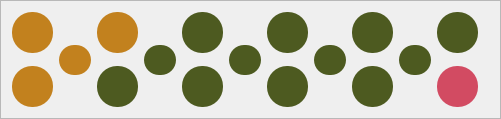
            <widget class="QFrame" name="frame_3">
             <property name="minimumSize">
              <size>
               <width>501</width>
               <height>110</height>
              </size>
             </property>
             <property name="styleSheet">
              <string notr="true"/>
             </property>
             <property name="frameShape">
              <enum>QFrame::StyledPanel</enum>
             </property>
             <property name="frameShadow">
              <enum>QFrame::Raised</enum>
             </property>
             <layout class="QGridLayout" name="gridLayout_3">
              <item row="2" column="9">
               <spacer name="verticalSpacer_39">
                <property name="orientation">
                 <enum>Qt::Vertical</enum>
                </property>
                <property name="sizeType">
                 <enum>QSizePolicy::Fixed</enum>
                </property>
                <property name="sizeHint" stdset="0">
                 <size>
                  <width>17</width>
                  <height>1</height>
                 </size>
                </property>
               </spacer>
              </item>
              <item row="2" column="7">
               <spacer name="verticalSpacer_40">
                <property name="orientation">
                 <enum>Qt::Vertical</enum>
                </property>
                <property name="sizeType">
                 <enum>QSizePolicy::Fixed</enum>
                </property>
                <property name="sizeHint" stdset="0">
                 <size>
                  <width>17</width>
                  <height>1</height>
                 </size>
                </property>
               </spacer>
              </item>
              <item row="3" column="2" rowspan="2">
               <widget class="QPushButton" name="pushButton_6">
                <property name="sizePolicy">
                 <sizepolicy hsizetype="Fixed" vsizetype="Fixed">
                  <horstretch>0</horstretch>
                  <verstretch>0</verstretch>
                 </sizepolicy>
                </property>
                <property name="minimumSize">
                 <size>
                  <width>41</width>
                  <height>41</height>
                 </size>
                </property>
                <property name="styleSheet">
                 <string notr="true">QPushButton {
background-color: #4D5A20;
border-radius: 20px;
}

QPushButton:hover {
background-color: #A22522;
border-radius: 20px;
}</string>
                </property>
                <property name="text">
                 <string/>
                </property>
               </widget>
              </item>
              <item row="3" column="11" rowspan="2">
               <widget class="QPushButton" name="pushButton_14">
                <property name="sizePolicy">
                 <sizepolicy hsizetype="Fixed" vsizetype="Fixed">
                  <horstretch>0</horstretch>
                  <verstretch>0</verstretch>
                 </sizepolicy>
                </property>
                <property name="minimumSize">
                 <size>
                  <width>41</width>
                  <height>41</height>
                 </size>
                </property>
                <property name="styleSheet">
                 <string notr="true">QPushButton {
background-color: #D24B62;
border-radius: 20px;
}

QPushButton:hover {
background-color: #C2811E;
border-radius: 20px;
}</string>
                </property>
                <property name="text">
                 <string/>
                </property>
               </widget>
              </item>
              <item row="2" column="2">
               <spacer name="verticalSpacer_7">
                <property name="orientation">
                 <enum>Qt::Vertical</enum>
                </property>
                <property name="sizeType">
                 <enum>QSizePolicy::Fixed</enum>
                </property>
                <property name="sizeHint" stdset="0">
                 <size>
                  <width>17</width>
                  <height>1</height>
                 </size>
                </property>
               </spacer>
              </item>
              <item row="3" column="0" rowspan="2">
               <widget class="QPushButton" name="pushButton_5">
                <property name="sizePolicy">
                 <sizepolicy hsizetype="Fixed" vsizetype="Fixed">
                  <horstretch>0</horstretch>
                  <verstretch>0</verstretch>
                 </sizepolicy>
                </property>
                <property name="minimumSize">
                 <size>
                  <width>41</width>
                  <height>41</height>
                 </size>
                </property>
                <property name="styleSheet">
                 <string notr="true">QPushButton {
background-color: #C2811E;
border-radius: 20px;
}

QPushButton:hover {
background-color: #D24B62;
border-radius: 20px;
}</string>
                </property>
                <property name="text">
                 <string/>
                </property>
               </widget>
              </item>
              <item row="4" column="10">
               <spacer name="horizontalSpacer_10">
                <property name="orientation">
                 <enum>Qt::Horizontal</enum>
                </property>
                <property name="sizeType">
                 <enum>QSizePolicy::Fixed</enum>
                </property>
                <property name="sizeHint" stdset="0">
                 <size>
                  <width>13</width>
                  <height>13</height>
                 </size>
                </property>
               </spacer>
              </item>
              <item row="3" column="9" rowspan="2">
               <widget class="QPushButton" name="pushButton_12">
                <property name="sizePolicy">
                 <sizepolicy hsizetype="Fixed" vsizetype="Fixed">
                  <horstretch>0</horstretch>
                  <verstretch>0</verstretch>
                 </sizepolicy>
                </property>
                <property name="minimumSize">
                 <size>
                  <width>41</width>
                  <height>41</height>
                 </size>
                </property>
                <property name="styleSheet">
                 <string notr="true">QPushButton {
background-color: #4D5A20;
border-radius: 20px;
}

QPushButton:hover {
background-color: #A22522;
border-radius: 20px;
}</string>
                </property>
                <property name="text">
                 <string/>
                </property>
               </widget>
              </item>
              <item row="4" column="6">
               <spacer name="horizontalSpacer_5">
                <property name="orientation">
                 <enum>Qt::Horizontal</enum>
                </property>
                <property name="sizeType">
                 <enum>QSizePolicy::Fixed</enum>
                </property>
                <property name="sizeHint" stdset="0">
                 <size>
                  <width>13</width>
                  <height>13</height>
                 </size>
                </property>
               </spacer>
              </item>
              <item row="4" column="8">
               <spacer name="horizontalSpacer_8">
                <property name="orientation">
                 <enum>Qt::Horizontal</enum>
                </property>
                <property name="sizeType">
                 <enum>QSizePolicy::Fixed</enum>
                </property>
                <property name="sizeHint" stdset="0">
                 <size>
                  <width>13</width>
                  <height>13</height>
                 </size>
                </property>
               </spacer>
              </item>
              <item row="4" column="3">
               <spacer name="horizontalSpacer_3">
                <property name="orientation">
                 <enum>Qt::Horizontal</enum>
                </property>
                <property name="sizeType">
                 <enum>QSizePolicy::Fixed</enum>
                </property>
                <property name="sizeHint" stdset="0">
                 <size>
                  <width>13</width>
                  <height>13</height>
                 </size>
                </property>
               </spacer>
              </item>
              <item row="4" column="1">
               <spacer name="horizontalSpacer_2">
                <property name="orientation">
                 <enum>Qt::Horizontal</enum>
                </property>
                <property name="sizeType">
                 <enum>QSizePolicy::Fixed</enum>
                </property>
                <property name="sizeHint" stdset="0">
                 <size>
                  <width>13</width>
                  <height>13</height>
                 </size>
                </property>
               </spacer>
              </item>
              <item row="3" column="5" rowspan="2">
               <widget class="QPushButton" name="pushButton_8">
                <property name="sizePolicy">
                 <sizepolicy hsizetype="Fixed" vsizetype="Fixed">
                  <horstretch>0</horstretch>
                  <verstretch>0</verstretch>
                 </sizepolicy>
                </property>
                <property name="minimumSize">
                 <size>
                  <width>41</width>
                  <height>41</height>
                 </size>
                </property>
                <property name="styleSheet">
                 <string notr="true">QPushButton {
background-color: #4D5A20;
border-radius: 20px;
}

QPushButton:hover {
background-color: #A22522;
border-radius: 20px;
}</string>
                </property>
                <property name="text">
                 <string/>
                </property>
               </widget>
              </item>
              <item row="2" column="5">
               <spacer name="verticalSpacer_6">
                <property name="orientation">
                 <enum>Qt::Vertical</enum>
                </property>
                <property name="sizeType">
                 <enum>QSizePolicy::Fixed</enum>
                </property>
                <property name="sizeHint" stdset="0">
                 <size>
                  <width>17</width>
                  <height>1</height>
                 </size>
                </property>
               </spacer>
              </item>
              <item row="3" column="7" rowspan="2">
               <widget class="QPushButton" name="pushButton_11">
                <property name="sizePolicy">
                 <sizepolicy hsizetype="Fixed" vsizetype="Fixed">
                  <horstretch>0</horstretch>
                  <verstretch>0</verstretch>
                 </sizepolicy>
                </property>
                <property name="minimumSize">
                 <size>
                  <width>41</width>
                  <height>41</height>
                 </size>
                </property>
                <property name="styleSheet">
                 <string notr="true">QPushButton {
background-color: #4D5A20;
border-radius: 20px;
}

QPushButton:hover {
background-color: #A22522;
border-radius: 20px;
}</string>
                </property>
                <property name="text">
                 <string/>
                </property>
               </widget>
              </item>
              <item row="1" column="10" rowspan="3">
               <widget class="QPushButton" name="pushButton_22">
                <property name="sizePolicy">
                 <sizepolicy hsizetype="Fixed" vsizetype="Fixed">
                  <horstretch>0</horstretch>
                  <verstretch>0</verstretch>
                 </sizepolicy>
                </property>
                <property name="minimumSize">
                 <size>
                  <width>30</width>
                  <height>30</height>
                 </size>
                </property>
                <property name="styleSheet">
                 <string notr="true">QPushButton {
background-color: #4D5A20;
border-radius: 15px;
}

QPushButton:hover {
background-color: #A22522;
border-radius: 15px;
}</string>
                </property>
                <property name="text">
                 <string/>
                </property>
               </widget>
              </item>
              <item row="0" column="11" rowspan="2">
               <widget class="QPushButton" name="pushButton_15">
                <property name="sizePolicy">
                 <sizepolicy hsizetype="Fixed" vsizetype="Fixed">
                  <horstretch>0</horstretch>
                  <verstretch>0</verstretch>
                 </sizepolicy>
                </property>
                <property name="minimumSize">
                 <size>
                  <width>41</width>
                  <height>41</height>
                 </size>
                </property>
                <property name="styleSheet">
                 <string notr="true">QPushButton {
background-color: #4D5A20;
border-radius: 20px;
}

QPushButton:hover {
background-color: #A22522;
border-radius: 20px;
}</string>
                </property>
                <property name="text">
                 <string/>
                </property>
               </widget>
              </item>
              <item row="2" column="0">
               <spacer name="verticalSpacer_8">
                <property name="orientation">
                 <enum>Qt::Vertical</enum>
                </property>
                <property name="sizeType">
                 <enum>QSizePolicy::Fixed</enum>
                </property>
                <property name="sizeHint" stdset="0">
                 <size>
                  <width>17</width>
                  <height>1</height>
                 </size>
                </property>
               </spacer>
              </item>
              <item row="0" column="8">
               <spacer name="horizontalSpacer_6">
                <property name="orientation">
                 <enum>Qt::Horizontal</enum>
                </property>
                <property name="sizeType">
                 <enum>QSizePolicy::Fixed</enum>
                </property>
                <property name="sizeHint" stdset="0">
                 <size>
                  <width>13</width>
                  <height>13</height>
                 </size>
                </property>
               </spacer>
              </item>
              <item row="0" column="7" rowspan="2">
               <widget class="QPushButton" name="pushButton_10">
                <property name="sizePolicy">
                 <sizepolicy hsizetype="Fixed" vsizetype="Fixed">
                  <horstretch>0</horstretch>
                  <verstretch>0</verstretch>
                 </sizepolicy>
                </property>
                <property name="minimumSize">
                 <size>
                  <width>41</width>
                  <height>41</height>
                 </size>
                </property>
                <property name="styleSheet">
                 <string notr="true">QPushButton {
background-color: #4D5A20;
border-radius: 20px;
}

QPushButton:hover {
background-color: #A22522;
border-radius: 20px;
}</string>
                </property>
                <property name="text">
                 <string/>
                </property>
               </widget>
              </item>
              <item row="1" column="8" rowspan="3">
               <widget class="QPushButton" name="pushButton_20">
                <property name="sizePolicy">
                 <sizepolicy hsizetype="Fixed" vsizetype="Fixed">
                  <horstretch>0</horstretch>
                  <verstretch>0</verstretch>
                 </sizepolicy>
                </property>
                <property name="minimumSize">
                 <size>
                  <width>30</width>
                  <height>30</height>
                 </size>
                </property>
                <property name="styleSheet">
                 <string notr="true">QPushButton {
background-color: #4D5A20;
border-radius: 15px;
}

QPushButton:hover {
background-color: #A22522;
border-radius: 15px;
}</string>
                </property>
                <property name="text">
                 <string/>
                </property>
               </widget>
              </item>
              <item row="1" column="3" rowspan="3">
               <widget class="QPushButton" name="pushButton_19">
                <property name="sizePolicy">
                 <sizepolicy hsizetype="Fixed" vsizetype="Fixed">
                  <horstretch>0</horstretch>
                  <verstretch>0</verstretch>
                 </sizepolicy>
                </property>
                <property name="minimumSize">
                 <size>
                  <width>30</width>
                  <height>30</height>
                 </size>
                </property>
                <property name="styleSheet">
                 <string notr="true">QPushButton {
background-color: #4D5A20;
border-radius: 15px;
}

QPushButton:hover {
background-color: #A22522;
border-radius: 15px;
}</string>
                </property>
                <property name="text">
                 <string/>
                </property>
               </widget>
              </item>
              <item row="0" column="6">
               <spacer name="horizontalSpacer_7">
                <property name="orientation">
                 <enum>Qt::Horizontal</enum>
                </property>
                <property name="sizeType">
                 <enum>QSizePolicy::Fixed</enum>
                </property>
                <property name="sizeHint" stdset="0">
                 <size>
                  <width>13</width>
                  <height>13</height>
                 </size>
                </property>
               </spacer>
              </item>
              <item row="1" column="1" rowspan="3">
               <widget class="QPushButton" name="pushButton_18">
                <property name="sizePolicy">
                 <sizepolicy hsizetype="Fixed" vsizetype="Fixed">
                  <horstretch>0</horstretch>
                  <verstretch>0</verstretch>
                 </sizepolicy>
                </property>
                <property name="minimumSize">
                 <size>
                  <width>30</width>
                  <height>30</height>
                 </size>
                </property>
                <property name="styleSheet">
                 <string notr="true">QPushButton {
background-color: #C2811E;
border-radius: 15px;
}

QPushButton:hover {
background-color: #D24B62;
border-radius: 15px;
}</string>
                </property>
                <property name="text">
                 <string/>
                </property>
               </widget>
              </item>
              <item row="0" column="9" rowspan="2">
               <widget class="QPushButton" name="pushButton_13">
                <property name="sizePolicy">
                 <sizepolicy hsizetype="Fixed" vsizetype="Fixed">
                  <horstretch>0</horstretch>
                  <verstretch>0</verstretch>
                 </sizepolicy>
                </property>
                <property name="minimumSize">
                 <size>
                  <width>41</width>
                  <height>41</height>
                 </size>
                </property>
                <property name="styleSheet">
                 <string notr="true">QPushButton {
background-color: #4D5A20;
border-radius: 20px;
}

QPushButton:hover {
background-color: #A22522;
border-radius: 20px;
}</string>
                </property>
                <property name="text">
                 <string/>
                </property>
               </widget>
              </item>
              <item row="0" column="10">
               <spacer name="horizontalSpacer_9">
                <property name="orientation">
                 <enum>Qt::Horizontal</enum>
                </property>
                <property name="sizeType">
                 <enum>QSizePolicy::Fixed</enum>
                </property>
                <property name="sizeHint" stdset="0">
                 <size>
                  <width>13</width>
                  <height>13</height>
                 </size>
                </property>
               </spacer>
              </item>
              <item row="1" column="6" rowspan="3">
               <widget class="QPushButton" name="pushButton_21">
                <property name="sizePolicy">
                 <sizepolicy hsizetype="Fixed" vsizetype="Fixed">
                  <horstretch>0</horstretch>
                  <verstretch>0</verstretch>
                 </sizepolicy>
                </property>
                <property name="minimumSize">
                 <size>
                  <width>30</width>
                  <height>30</height>
                 </size>
                </property>
                <property name="styleSheet">
                 <string notr="true">QPushButton {
background-color: #4D5A20;
border-radius: 15px;
}

QPushButton:hover {
background-color: #A22522;
border-radius: 15px;
}</string>
                </property>
                <property name="text">
                 <string/>
                </property>
               </widget>
              </item>
              <item row="0" column="3">
               <spacer name="horizontalSpacer_4">
                <property name="orientation">
                 <enum>Qt::Horizontal</enum>
                </property>
                <property name="sizeType">
                 <enum>QSizePolicy::Fixed</enum>
                </property>
                <property name="sizeHint" stdset="0">
                 <size>
                  <width>13</width>
                  <height>13</height>
                 </size>
                </property>
               </spacer>
              </item>
              <item row="0" column="2" rowspan="2">
               <widget class="QPushButton" name="pushButton_7">
                <property name="sizePolicy">
                 <sizepolicy hsizetype="Fixed" vsizetype="Fixed">
                  <horstretch>0</horstretch>
                  <verstretch>0</verstretch>
                 </sizepolicy>
                </property>
                <property name="minimumSize">
                 <size>
                  <width>41</width>
                  <height>41</height>
                 </size>
                </property>
                <property name="styleSheet">
                 <string notr="true">QPushButton {
background-color: #C2811E;
border-radius: 20px;
}

QPushButton:hover {
background-color: #D24B62;
border-radius: 20px;
}</string>
                </property>
                <property name="text">
                 <string/>
                </property>
               </widget>
              </item>
              <item row="0" column="1">
               <spacer name="horizontalSpacer">
                <property name="orientation">
                 <enum>Qt::Horizontal</enum>
                </property>
                <property name="sizeType">
                 <enum>QSizePolicy::Fixed</enum>
                </property>
                <property name="sizeHint" stdset="0">
                 <size>
                  <width>13</width>
                  <height>13</height>
                 </size>
                </property>
               </spacer>
              </item>
              <item row="0" column="5" rowspan="2">
               <widget class="QPushButton" name="pushButton_9">
                <property name="minimumSize">
                 <size>
                  <width>41</width>
                  <height>41</height>
                 </size>
                </property>
                <property name="styleSheet">
                 <string notr="true">QPushButton {
background-color: #4D5A20;
border-radius: 20px;
}

QPushButton:hover {
background-color: #A22522;
border-radius: 20px;
}</string>
                </property>
                <property name="text">
                 <string/>
                </property>
               </widget>
              </item>
              <item row="0" column="0" rowspan="2">
               <widget class="QPushButton" name="pushButton_4">
                <property name="sizePolicy">
                 <sizepolicy hsizetype="Fixed" vsizetype="Fixed">
                  <horstretch>0</horstretch>
                  <verstretch>0</verstretch>
                 </sizepolicy>
                </property>
                <property name="minimumSize">
                 <size>
                  <width>41</width>
                  <height>41</height>
                 </size>
                </property>
                <property name="styleSheet">
                 <string notr="true">QPushButton {
background-color: #C2811E;
border-radius: 20px;
}

QPushButton:hover {
background-color: #D24B62;
border-radius: 20px;
}</string>
                </property>
                <property name="text">
                 <string/>
                </property>
               </widget>
              </item>
             </layout>
            </widget>
